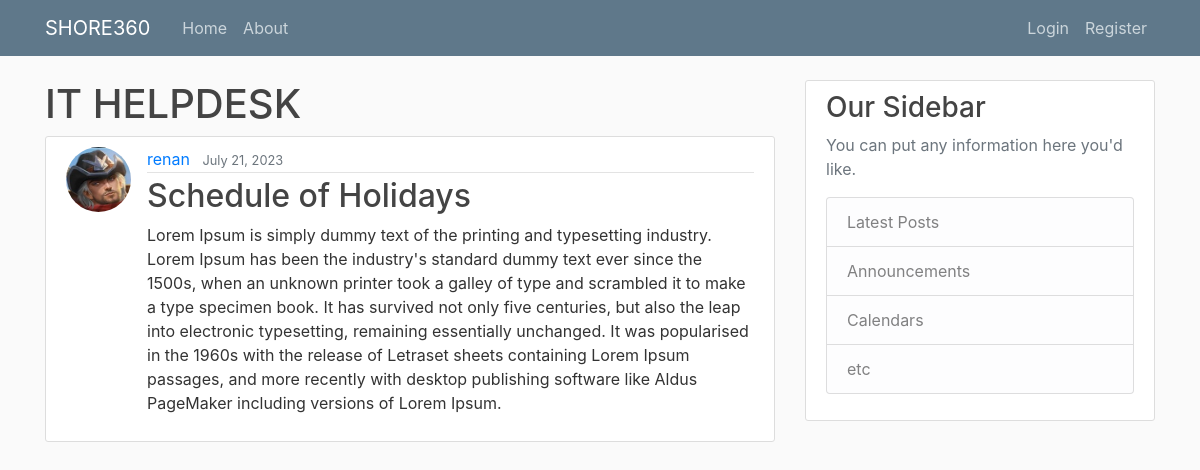
The page /post/12 on the database its author committed.
### blog/models.py (models this page shows, shortened)
class Post(models.Model):
    title = models.CharField(max_length=100)
    content = models.TextField()
    date_posted = models.DateTimeField(default=timezone.now)
    author = models.ForeignKey(User, on_delete=models.CASCADE)

### users/models.py (models this page shows, shortened)
class Profile(models.Model):
    user = models.OneToOneField(User, on_delete=models.CASCADE)
    image = models.ImageField(default='default.jpg', upload_to='profile_pics')

### blog/views.py (the view)
# urls.py: path('post/<int:pk>', PostDetailView.as_view(), name='post-detail'),
class PostDetailView(DetailView):
    model = Post

### blog/templates/blog/post_detail.html (shortened to what this page needs)
{% extends "blog/base.html" %}
{% block content %}
    <h1>IT HELPDESK</h1>
    <article class="media content-section">
        <img class="rounded-circle article-img" src="{{ object.author.profile.image.url }}">
        <div class="media-body">
        <div class="article-metadata">
            <a class="mr-2" href="{% url 'user-posts' object.author.username %}">{{ object.author }}</a>
            <small class="text-muted">{{ object.date_posted|date:"F d, Y" }}</small>
        </div>
        <h2 class="article-title">{{ object.title }}</h2>
        <p class="article-content">{{ object.content }}</p>
        </div>
    </article>
{% endblock content %}

### blog/static/blog/main.css (style rules this page uses)
body { background: #fafafa; color: #333333; margin-top: 5rem; }
h1, h2, h3, h4, h5, h6 { color: #444444; }
.content-section { background: #ffffff; padding: 10px 20px; border: 1px solid #dddddd; border-radius: 3px; margin-bottom: 20px; }
.article-title { color: #444444; }
.article-content { white-space: pre-line; }
.article-img { height: 65px; width: 65px; margin-right: 16px; }
.article-metadata { padding-bottom: 1px; margin-bottom: 4px; border-bottom: 1px solid #e3e3e3 }

### rows shown on the page
Post: author.profile.image (picture), author "renan", date_posted "July 21, 2023", title "Schedule of Holidays", content "Lorem Ipsum is simply dummy text of the printing and typesetting industry. Lorem Ipsum has been the industry's standard dummy text ever since the 1500s, when an unknown printer took a galley of type and scrambled it to make a type specimen book. It has survived not only five centuries, but also the leap into electronic typesetting, remaining essentially unchanged. It was popularised in the 1960s with the release of Letraset sheets containing Lorem Ipsum passages, and more recently with desktop publishing software like Aldus PageMaker including versions of Lorem Ipsum."
